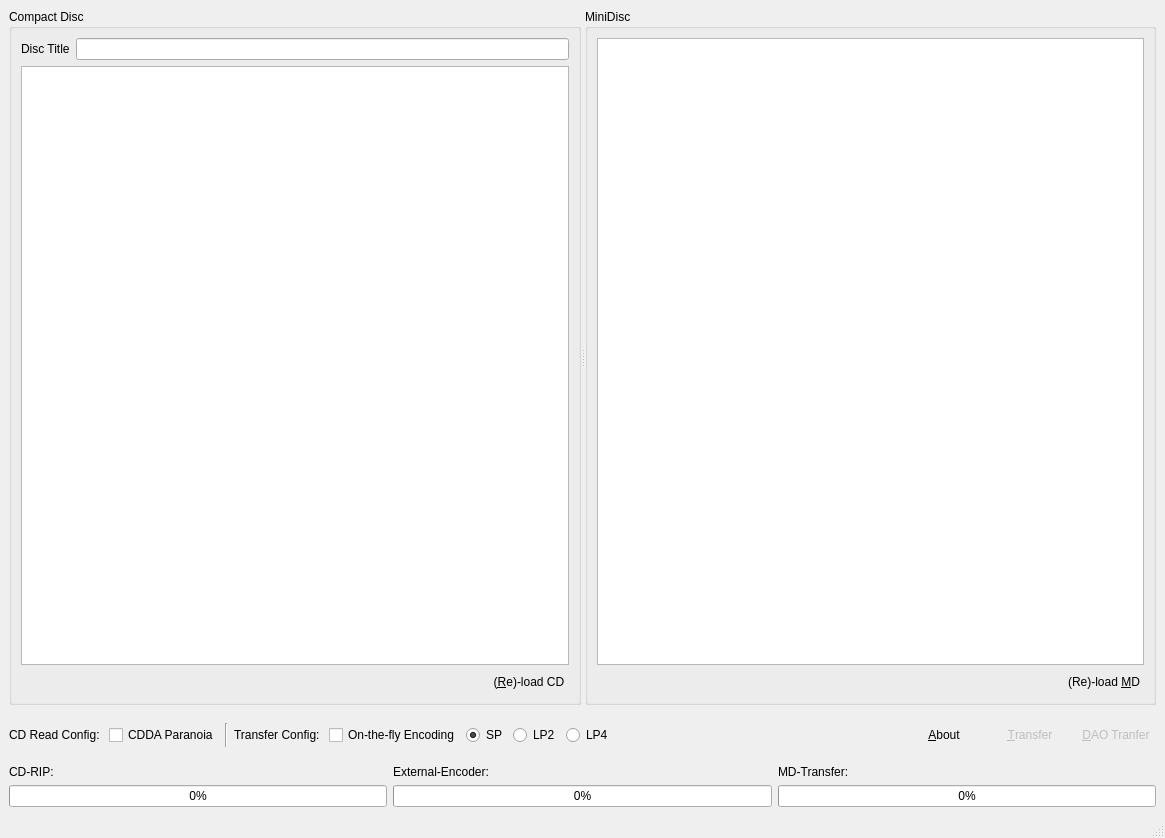
<?xml version="1.0" encoding="UTF-8"?>
<ui version="4.0">
 <class>MainWindow</class>
 <widget class="QMainWindow" name="MainWindow">
  <property name="geometry">
   <rect>
    <x>0</x>
    <y>0</y>
    <width>1165</width>
    <height>838</height>
   </rect>
  </property>
  <property name="windowTitle">
   <string>CD to NetMD</string>
  </property>
  <property name="windowIcon">
   <iconset resource="resources.qrc">
    <normaloff>:/main/md</normaloff>:/main/md</iconset>
  </property>
  <widget class="QWidget" name="centralwidget">
   <layout class="QVBoxLayout" name="verticalLayout" stretch="20,1,1">
    <item>
     <widget class="QSplitter" name="splitter">
      <property name="orientation">
       <enum>Qt::Horizontal</enum>
      </property>
      <widget class="QGroupBox" name="groupCD">
       <property name="title">
        <string>Compact Disc</string>
       </property>
       <layout class="QVBoxLayout" name="verticalLayout_2">
        <item>
         <layout class="QHBoxLayout" name="horizontalLayout_3">
          <item>
           <widget class="QLabel" name="label">
            <property name="text">
             <string>Disc Title</string>
            </property>
           </widget>
          </item>
          <item>
           <widget class="QLineEdit" name="lineCDTitle"/>
          </item>
         </layout>
        </item>
        <item>
         <widget class="CCDTableView" name="tableViewCD">
          <property name="sizeAdjustPolicy">
           <enum>QAbstractScrollArea::AdjustIgnored</enum>
          </property>
          <property name="alternatingRowColors">
           <bool>true</bool>
          </property>
          <property name="selectionMode">
           <enum>QAbstractItemView::ExtendedSelection</enum>
          </property>
          <property name="selectionBehavior">
           <enum>QAbstractItemView::SelectRows</enum>
          </property>
         </widget>
        </item>
        <item>
         <layout class="QHBoxLayout" name="horizontalLayout">
          <item>
           <widget class="QLabel" name="labCDTime">
            <property name="text">
             <string/>
            </property>
           </widget>
          </item>
          <item>
           <spacer name="horizontalSpacer">
            <property name="orientation">
             <enum>Qt::Horizontal</enum>
            </property>
            <property name="sizeHint" stdset="0">
             <size>
              <width>40</width>
              <height>20</height>
             </size>
            </property>
           </spacer>
          </item>
          <item>
           <widget class="QPushButton" name="pushInitCD">
            <property name="statusTip">
             <string>Load first Audio CD found.</string>
            </property>
            <property name="text">
             <string>(&amp;Re)-load CD</string>
            </property>
            <property name="icon">
             <iconset resource="resources.qrc">
              <normaloff>:/buttons/cd</normaloff>:/buttons/cd</iconset>
            </property>
            <property name="iconSize">
             <size>
              <width>24</width>
              <height>24</height>
             </size>
            </property>
            <property name="flat">
             <bool>true</bool>
            </property>
           </widget>
          </item>
         </layout>
        </item>
       </layout>
      </widget>
      <widget class="QGroupBox" name="groupMD">
       <property name="title">
        <string>MiniDisc</string>
       </property>
       <layout class="QVBoxLayout" name="verticalLayout_3">
        <item>
         <widget class="CMDTreeView" name="treeView">
          <property name="selectionMode">
           <enum>QAbstractItemView::ContiguousSelection</enum>
          </property>
         </widget>
        </item>
        <item>
         <layout class="QHBoxLayout" name="horizontalLayout_2">
          <item>
           <widget class="QLabel" name="labFreeTime">
            <property name="text">
             <string/>
            </property>
           </widget>
          </item>
          <item>
           <spacer name="horizontalSpacer_2">
            <property name="orientation">
             <enum>Qt::Horizontal</enum>
            </property>
            <property name="sizeHint" stdset="0">
             <size>
              <width>40</width>
              <height>20</height>
             </size>
            </property>
           </spacer>
          </item>
          <item>
           <widget class="QPushButton" name="pushLoadMD">
            <property name="statusTip">
             <string>Load First MiniDisc found.</string>
            </property>
            <property name="text">
             <string>(Re)-load &amp;MD</string>
            </property>
            <property name="icon">
             <iconset resource="resources.qrc">
              <normaloff>:/main/md</normaloff>:/main/md</iconset>
            </property>
            <property name="iconSize">
             <size>
              <width>24</width>
              <height>24</height>
             </size>
            </property>
            <property name="flat">
             <bool>true</bool>
            </property>
           </widget>
          </item>
         </layout>
        </item>
       </layout>
      </widget>
     </widget>
    </item>
    <item>
     <layout class="QHBoxLayout" name="horizontalLayout_4">
      <item>
       <widget class="QLabel" name="label_2">
        <property name="text">
         <string>CD Read Config: </string>
        </property>
       </widget>
      </item>
      <item>
       <widget class="QCheckBox" name="checkParanoia">
        <property name="statusTip">
         <string>CDDA paranoia support. Reads exactly, but slow.</string>
        </property>
        <property name="text">
         <string>CDDA Paranoia</string>
        </property>
       </widget>
      </item>
      <item>
       <widget class="Line" name="line">
        <property name="maximumSize">
         <size>
          <width>16777215</width>
          <height>24</height>
         </size>
        </property>
        <property name="orientation">
         <enum>Qt::Vertical</enum>
        </property>
       </widget>
      </item>
      <item>
       <widget class="QLabel" name="label_3">
        <property name="text">
         <string>Transfer Config: </string>
        </property>
       </widget>
      </item>
      <item>
       <widget class="QCheckBox" name="checkOTFEnc">
        <property name="statusTip">
         <string>Use On-the-fly encoding (where supported)</string>
        </property>
        <property name="text">
         <string>On-the-fly Encoding</string>
        </property>
       </widget>
      </item>
      <item>
       <widget class="QRadioButton" name="radioSP">
        <property name="statusTip">
         <string>Transfer in SP mode</string>
        </property>
        <property name="text">
         <string>SP</string>
        </property>
        <property name="checked">
         <bool>true</bool>
        </property>
        <attribute name="buttonGroup">
         <string notr="true">radioGroup</string>
        </attribute>
       </widget>
      </item>
      <item>
       <widget class="QRadioButton" name="radioLP2">
        <property name="statusTip">
         <string>Transfer in LP2 mode</string>
        </property>
        <property name="text">
         <string>LP2</string>
        </property>
        <attribute name="buttonGroup">
         <string notr="true">radioGroup</string>
        </attribute>
       </widget>
      </item>
      <item>
       <widget class="QRadioButton" name="radioLP4">
        <property name="statusTip">
         <string>Transfer in LP4 mode</string>
        </property>
        <property name="text">
         <string>LP4</string>
        </property>
        <attribute name="buttonGroup">
         <string notr="true">radioGroup</string>
        </attribute>
       </widget>
      </item>
      <item>
       <spacer name="horizontalSpacer_3">
        <property name="orientation">
         <enum>Qt::Horizontal</enum>
        </property>
        <property name="sizeHint" stdset="0">
         <size>
          <width>40</width>
          <height>20</height>
         </size>
        </property>
       </spacer>
      </item>
      <item>
       <widget class="QLabel" name="labAnimation">
        <property name="minimumSize">
         <size>
          <width>48</width>
          <height>48</height>
         </size>
        </property>
        <property name="maximumSize">
         <size>
          <width>48</width>
          <height>48</height>
         </size>
        </property>
        <property name="text">
         <string/>
        </property>
       </widget>
      </item>
      <item>
       <widget class="QPushButton" name="pushAbout">
        <property name="statusTip">
         <string>Program Information</string>
        </property>
        <property name="text">
         <string>&amp;About</string>
        </property>
        <property name="icon">
         <iconset resource="resources.qrc">
          <normaloff>:/buttons/about</normaloff>:/buttons/about</iconset>
        </property>
        <property name="iconSize">
         <size>
          <width>24</width>
          <height>24</height>
         </size>
        </property>
        <property name="flat">
         <bool>true</bool>
        </property>
       </widget>
      </item>
      <item>
       <widget class="QPushButton" name="pushTransfer">
        <property name="enabled">
         <bool>false</bool>
        </property>
        <property name="statusTip">
         <string>Transfer all/selected tracks from CD to MD.</string>
        </property>
        <property name="text">
         <string>&amp;Transfer</string>
        </property>
        <property name="icon">
         <iconset resource="resources.qrc">
          <normaloff>:/buttons/transfer</normaloff>:/buttons/transfer</iconset>
        </property>
        <property name="iconSize">
         <size>
          <width>24</width>
          <height>24</height>
         </size>
        </property>
        <property name="flat">
         <bool>true</bool>
        </property>
       </widget>
      </item>
      <item>
       <widget class="QPushButton" name="pushDAO">
        <property name="enabled">
         <bool>false</bool>
        </property>
        <property name="statusTip">
         <string>Disc-at-once transfer (all tracks). Gapless LP2 mode.</string>
        </property>
        <property name="text">
         <string>&amp;DAO Tranfer</string>
        </property>
        <property name="icon">
         <iconset resource="resources.qrc">
          <normaloff>:/buttons/transfer</normaloff>:/buttons/transfer</iconset>
        </property>
        <property name="iconSize">
         <size>
          <width>24</width>
          <height>24</height>
         </size>
        </property>
        <property name="flat">
         <bool>true</bool>
        </property>
       </widget>
      </item>
     </layout>
    </item>
    <item>
     <layout class="QHBoxLayout" name="horizontalLayout_8">
      <item>
       <layout class="QVBoxLayout" name="verticalLayout_4">
        <item>
         <widget class="QLabel" name="labelCDRip">
          <property name="text">
           <string>CD-RIP:</string>
          </property>
         </widget>
        </item>
        <item>
         <widget class="QProgressBar" name="progressRip">
          <property name="value">
           <number>0</number>
          </property>
         </widget>
        </item>
       </layout>
      </item>
      <item>
       <layout class="QVBoxLayout" name="verticalLayout_5">
        <item>
         <widget class="QLabel" name="labelExtEnc">
          <property name="text">
           <string>External-Encoder:</string>
          </property>
         </widget>
        </item>
        <item>
         <widget class="QProgressBar" name="progressExtEnc">
          <property name="value">
           <number>0</number>
          </property>
         </widget>
        </item>
       </layout>
      </item>
      <item>
       <layout class="QVBoxLayout" name="verticalLayout_6">
        <item>
         <widget class="QLabel" name="labMDTransfer">
          <property name="text">
           <string>MD-Transfer:</string>
          </property>
         </widget>
        </item>
        <item>
         <widget class="QProgressBar" name="progressMDTransfer">
          <property name="value">
           <number>0</number>
          </property>
         </widget>
        </item>
       </layout>
      </item>
     </layout>
    </item>
   </layout>
  </widget>
  <widget class="QMenuBar" name="menubar">
   <property name="geometry">
    <rect>
     <x>0</x>
     <y>0</y>
     <width>1165</width>
     <height>26</height>
    </rect>
   </property>
  </widget>
  <widget class="QStatusBar" name="statusbar"/>
 </widget>
 <customwidgets>
  <customwidget>
   <class>CCDTableView</class>
   <extends>QTableView</extends>
   <header>ccdtableview.h</header>
  </customwidget>
  <customwidget>
   <class>CMDTreeView</class>
   <extends>QTreeView</extends>
   <header>cmdtreeview.h</header>
  </customwidget>
 </customwidgets>
 <tabstops>
  <tabstop>lineCDTitle</tabstop>
  <tabstop>tableViewCD</tabstop>
  <tabstop>treeView</tabstop>
  <tabstop>pushInitCD</tabstop>
  <tabstop>pushLoadMD</tabstop>
  <tabstop>checkParanoia</tabstop>
  <tabstop>checkOTFEnc</tabstop>
  <tabstop>radioSP</tabstop>
  <tabstop>radioLP2</tabstop>
  <tabstop>radioLP4</tabstop>
  <tabstop>pushAbout</tabstop>
  <tabstop>pushTransfer</tabstop>
  <tabstop>pushDAO</tabstop>
 </tabstops>
 <resources>
  <include location="resources.qrc"/>
 </resources>
 <connections/>
 <buttongroups>
  <buttongroup name="radioGroup"/>
 </buttongroups>
</ui>
